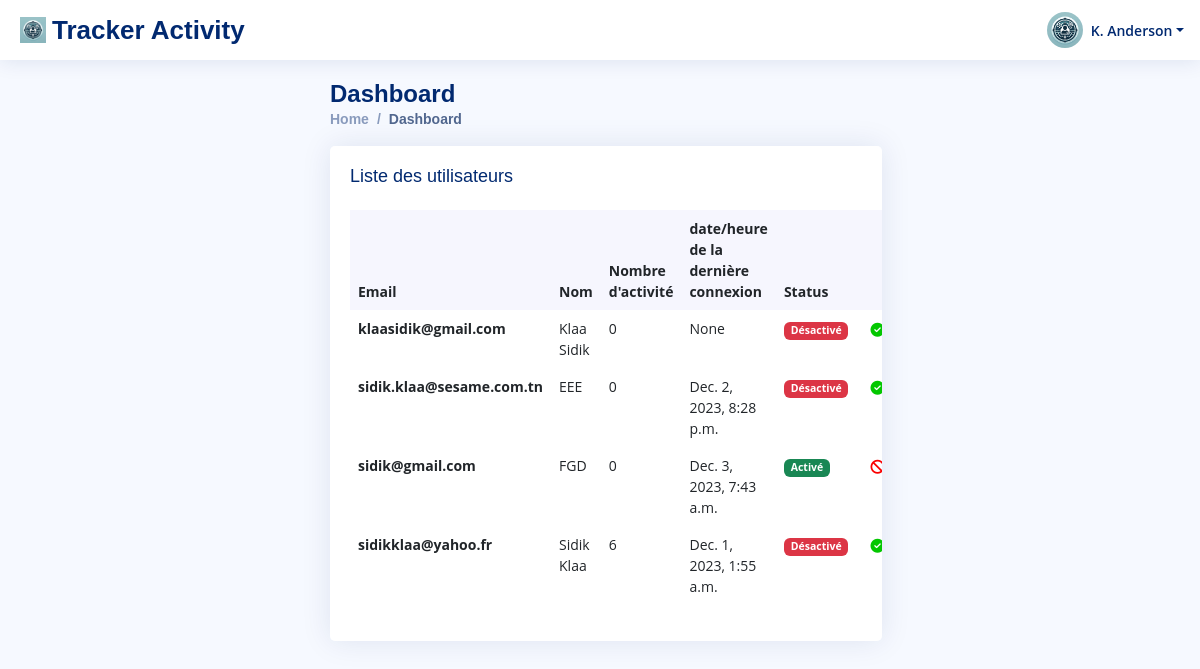
Page /index/ (signed in) on the earlier database version.
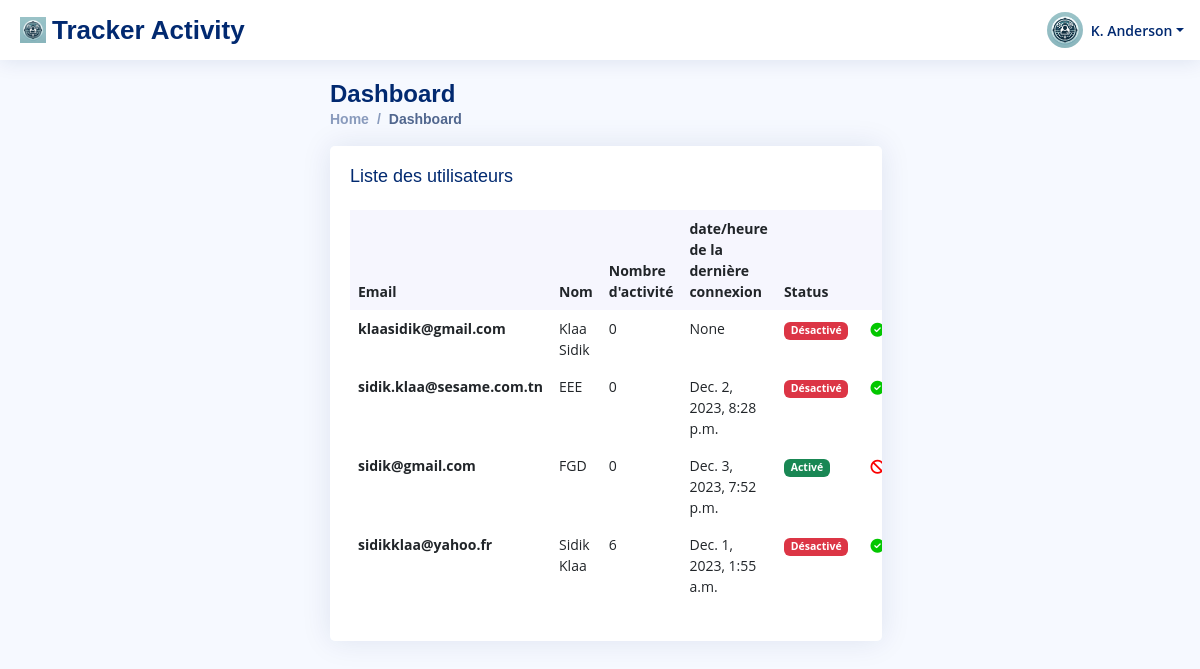
Same page on the later database version.
### activityTracker/models.py (models this page shows, shortened)
class User(AbstractBaseUser, PermissionsMixin):
    nom=models.CharField(max_length=200)
    prenom=models.CharField(max_length=200)
    dateDeNaissance=models.DateField(default=timezone.now)
    poids=models.FloatField(default=0)
    taille=models.FloatField(default=0)
    email=models.EmailField(unique=True, primary_key=True)
    is_staff = models.BooleanField(default=False)
    is_active = models.BooleanField(default=True)
    objects = CustomUserManager()
    USERNAME_FIELD = 'email'
    REQUIRED_FIELDS = []

### dashboard/views.py (the view)
# urls.py: path('index/', views.index, name='index'),
@login_required
def index(request):
    if request.user.is_staff or request.user.is_superuser:
       users= User.objects.annotate(nb_activ=Count('activity'))
       return render(request, 'index.html',{'users':users})
    else:
        return redirect('not_admin')

### dashboard/templates/index.html (shortened to what this page needs)
{% load static %}
<!DOCTYPE html>
<html>
    <head>
        <link href="https://cdn.jsdelivr.net/npm/bootstrap@5.2.3/dist/css/bootstrap.min.css" rel="stylesheet">
        <link rel="stylesheet" href="{% static 'dashboard/style.css'  %}">
        <link href="https://cdnjs.cloudflare.com/ajax/libs/font-awesome/6.1.1/css/all.min.css" rel="stylesheet">
      </head>
      <body>
  <header id="header" class="header fixed-top d-flex align-items-center">
    <div class="d-flex align-items-center justify-content-between">
      <a href="index.html" class="logo d-flex align-items-center">
        <img src="{% static 'dashboard/logo.jpg' %}" alt="">
        <span class="d-none d-lg-block">Tracker Activity</span>
      </a>
    </div>
    <nav class="header-nav ms-auto">
      <ul class="d-flex align-items-center">
        <li class="nav-item dropdown pe-3">
          <a class="nav-link nav-profile d-flex align-items-center pe-0" href="#" data-bs-toggle="dropdown">
            <img src="../static/dashboard/logo.jpg" alt="Profile" class="rounded-circle">
            <span class="d-none d-md-block dropdown-toggle ps-2">K. Anderson</span>
          </a>
        </li>
      </ul>
    </nav>
  </header>
  <main id="main" class="main">
    <div class="pagetitle">
      <h1>Dashboard</h1>
      <nav>
        <ol class="breadcrumb">
          <li class="breadcrumb-item"><a href="">Home</a></li>
          <li class="breadcrumb-item active">Dashboard</li>
        </ol>
      </nav>
    </div>
    <section class="section dashboard">
      <div class="row">
        <div class="col-lg-8">
          <div class="row">
            <div class="col-12">
              <div class="card recent-sales overflow-auto">
                <div class="card-body">
                  <h5 class="card-title">Liste des utilisateurs </h5>
                  <table class="table table-borderless datatable">
                    <thead>
                      <tr>
                        <th scope="col">Email</th>
                        <th scope="col">Nom</th>
                        <th scope="col">Nombre d'activité</th>
                        <th scope="col">date/heure de la dernière connexion</th>
                        <th scope="col">Status</th>
                        <th scope="col"></th>
                      </tr>
                    </thead>
                    <tbody>
                      {% for user in users %}
                      <tr id="user-row-{{ user.email }}">
                        <th scope="row">{{ user.email }}</th>
                        <td>{{ user.prenom|add:" "}} {{ user.nom }}</td>
                        <td>{{ user.nb_activ }}</td>
                        <td>{{ user.last_login }}</td>
                        {% if user.is_superuser %}
                        <td><span class="badge bg-success">Activé</span></td>
                        {% else %}
                        <td><span class="badge bg-danger">Désactivé</span></td>
                        {% endif %}
                        <td>
                          <button style="background: none; border: none; cursor: pointer;" onclick="disableUser('{{ user.email }}',this)">
                            {% if not user.is_superuser %}
                            <i class="fa-solid fa-circle-check" style="color: #03c700;"></i>
                            {% else %}
                           <i class="fa-solid fa-ban" style="color: #fa0000;"></i>
                         {% endif %}
                        </button></td>
                      </tr>
                      {% endfor %}
                    </tbody>
                  </table>
                </div>
              </div>
            </div>
          </div>
        </div>
      </div>
    </section>
  </main>
      </body>
</html>

Differences in the rows shown:
changed User "sidik@gmail.com": last_login "Dec. 3, 2023, 7:43 a.m." → "Dec. 3, 2023, 7:52 p.m."
